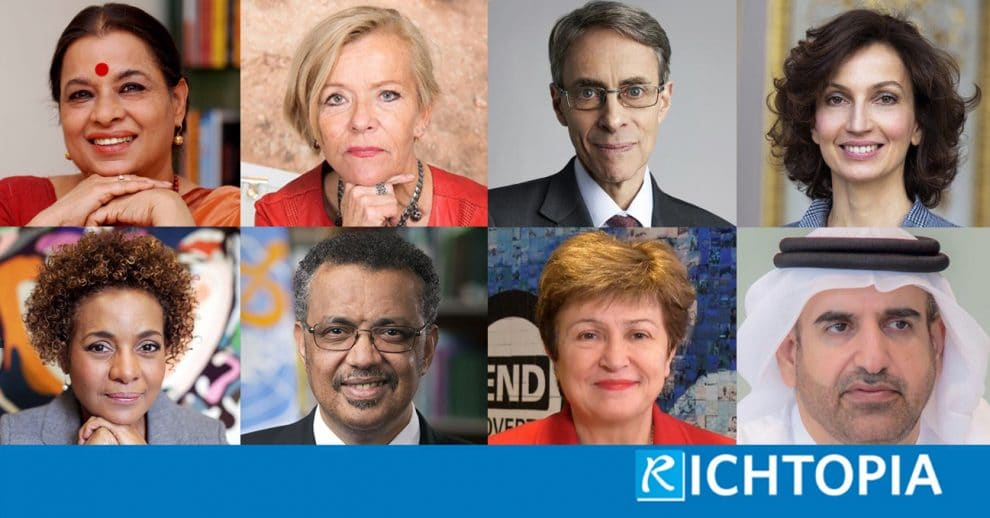
#> input picture Face_Rec_webapp/images/test.jpg, 990 x 518 px, found by its file name
$ jupyter execute Understanding_Facial_Recognition.ipynb   (shell and % lines are left out)
#> lines starting #> are read from the running program, lines starting #| are printed output that depends on the picture
# Understanding Facial Recognition

I'll employ key libraries such as numpy for array manipulation and mathematical operations, OpenCV for image processing, and matplotlib's pyplot for data visualization.

I'll start by generating a sequential array of 100 elements, displaying its properties, and reshaping it into a matrix. Subsequently, a new array of the same shape is populated with random integers for comparative visualization.

The code further reads an image file in the BGR color scheme using OpenCV, and converts it into grayscale.

After identifying the grayscale image's dimensions, the script extracts a 10x10 pixel slice and visualizes it using matplotlib. The script serves as an effective demonstration of array reshaping and grayscale image processing in Python.

[cell 1]
# Import the numpy library for handling arrays and numerical operations
import numpy as np
# Import OpenCV (cv2) library for image processing tasks
import cv2
# Import matplotlib's pyplot module for creating static, animated, and interactive visualizations
import matplotlib.pyplot as plt
# Set up matplotlib to work interactively in the notebook environment

[cell 2]
# Create an array of numbers from 0 to 99
arr = np.arange(0,100,1)

[cell 3]
# Print the content of the array 'arr'
print(arr)

[cell 4]
# Get the total number of elements in the array 'arr'
len(arr)

[cell 5]
# Get the current shape of the array 'arr'
arr.shape

[cell 6]
# Reshape the array 'arr' into a 10x10 matrix
arr1 = arr.reshape((10,10))

[cell 7]
# Get the shape of the reshaped array 'arr1' (should be (10,10))
arr1.shape

[cell 8]
# Display the image of the reshaped array 'arr1' using a grayscale color map
plt.imshow(arr1,cmap='gray')
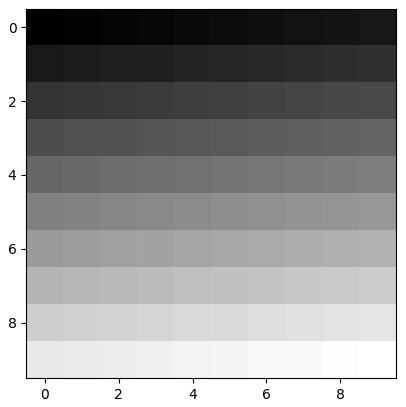
#> figure drawn by matplotlib, 1 panel

[cell 9]
# Create a new 10x10 array 'arr2' filled with random integers from 0 to 149
arr2 = np.random.randint(0,150,(10,10))

[cell 10]
# Show the randomly generated array 'arr2'
arr2

[cell 11]
# Display the image of the random array 'arr2' using a grayscale color map
plt.imshow(arr2,cmap='gray')
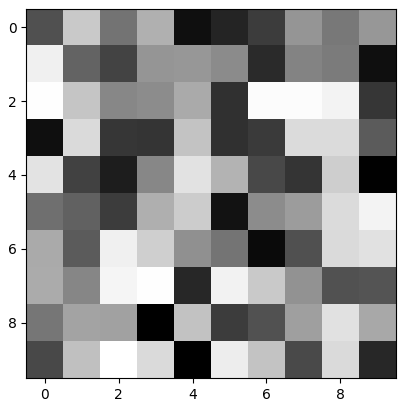
#> figure drawn by matplotlib, 1 panel

[cell 12]
# Read an image file 'test.jpg' from the directory 'data' (default color scheme is BGR)
img = cv2.imread('W:/MayCooperStation/New Documents/Data Science and ML/FacialRecognition/data/test.jpg')
#> img is the input picture: shape (518, 990, 3); mean B, G, R 125.6, 124.7, 132.8

[cell 13]
# Get the shape of the image 'img'
img.shape
#> Out = (518, 990, 3)

[cell 14]
# Convert the BGR image 'img' to grayscale
gray = cv2.cvtColor(img,cv2.COLOR_BGR2GRAY)
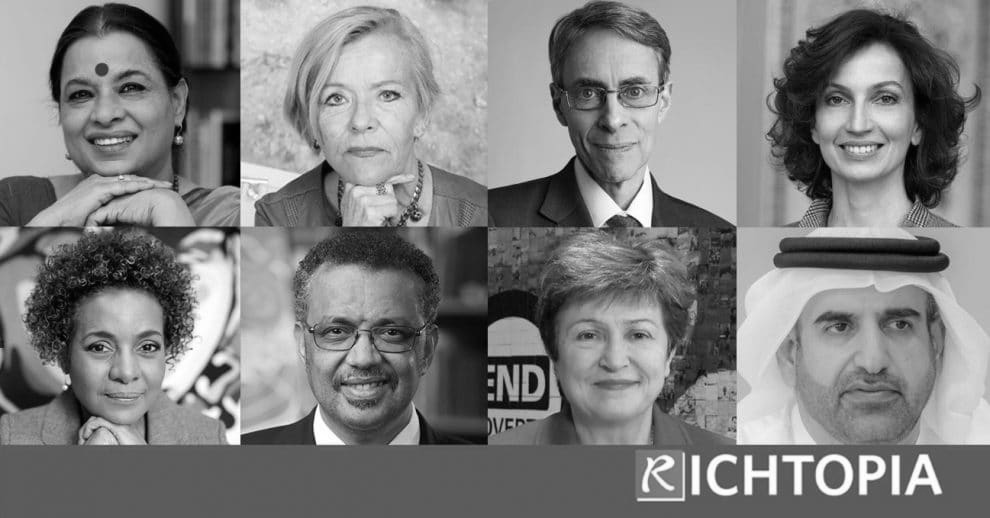
#> gray: shape (518, 990); min 0, max 255, mean 127.2

[cell 15]
# Get the shape of the grayscale image 'gray'
gray.shape
#> Out = (518, 990)

[cell 16]
# Display the grayscale image 'gray' using a grayscale color map
plt.imshow(gray,cmap='gray')

[cell 17]
# Slice a 10x10 block from the top-left corner of the grayscale image 'gray'
slice = gray[0:10,0:10]

[cell 18]
# Display the sliced portion of the grayscale image using a grayscale color map
plt.imshow(slice,cmap='gray')
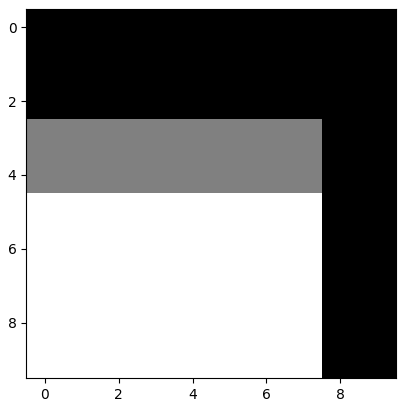
#> figure drawn by matplotlib, 1 panel

$ run again, with Face_Rec_webapp/images/male_000281.jpg copied over Face_Rec_webapp/images/test.jpg
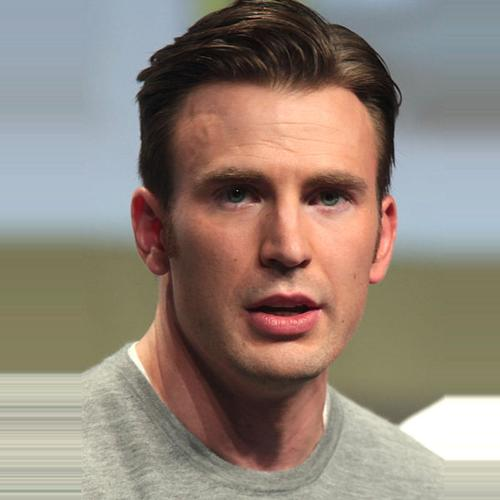
#> input picture Face_Rec_webapp/images/male_000281.jpg, 500 x 500 px, found by its file name
#> img is the input picture: shape (500, 500, 3); mean B, G, R 122.1, 132.9, 146.2
#> `gray = cv2.cvtColor(img,cv2.COLOR_BGR2GRAY)`:
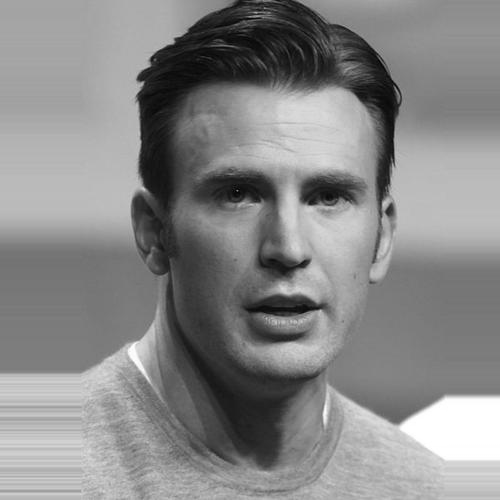
#> gray: shape (500, 500); min 1, max 255, mean 135.6
#> `[cell 18] # Display the sliced portion of the grayscale image using a ..`:
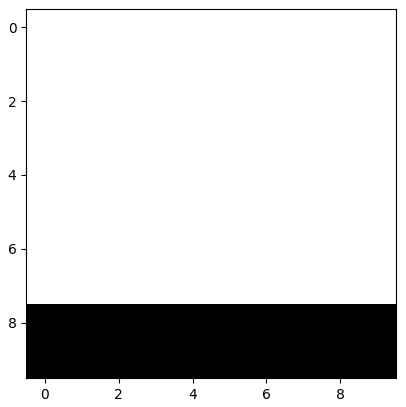
#> figure drawn by matplotlib, 1 panel
